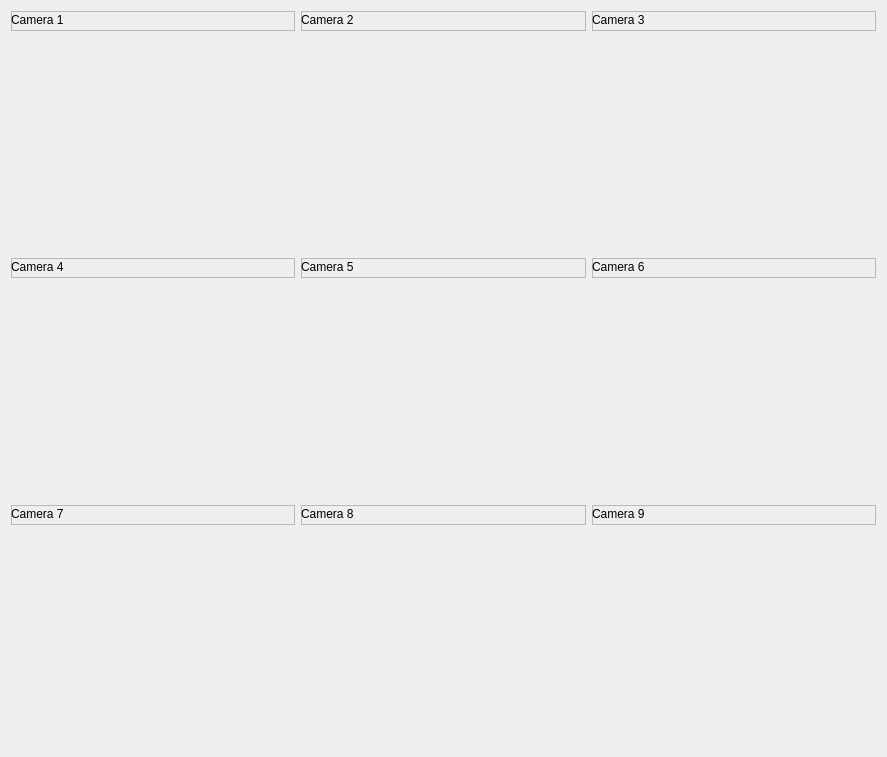
<?xml version="1.0" encoding="UTF-8"?>
<ui version="4.0">
 <class>gridCameraOption</class>
 <widget class="QWidget" name="gridCameraOption">
  <property name="geometry">
   <rect>
    <x>0</x>
    <y>0</y>
    <width>887</width>
    <height>757</height>
   </rect>
  </property>
  <property name="windowTitle">
   <string>Form</string>
  </property>
  <layout class="QGridLayout" name="gridLayout">
   <item row="0" column="0">
    <widget class="QFrame" name="frame">
     <property name="sizePolicy">
      <sizepolicy hsizetype="Preferred" vsizetype="Minimum">
       <horstretch>0</horstretch>
       <verstretch>0</verstretch>
      </sizepolicy>
     </property>
     <property name="minimumSize">
      <size>
       <width>0</width>
       <height>20</height>
      </size>
     </property>
     <property name="maximumSize">
      <size>
       <width>16777215</width>
       <height>20</height>
      </size>
     </property>
     <property name="frameShape">
      <enum>QFrame::StyledPanel</enum>
     </property>
     <property name="frameShadow">
      <enum>QFrame::Raised</enum>
     </property>
     <widget class="QLabel" name="label">
      <property name="geometry">
       <rect>
        <x>0</x>
        <y>0</y>
        <width>67</width>
        <height>17</height>
       </rect>
      </property>
      <property name="text">
       <string>Camera 1</string>
      </property>
     </widget>
    </widget>
   </item>
   <item row="0" column="1">
    <widget class="QFrame" name="frame_2">
     <property name="sizePolicy">
      <sizepolicy hsizetype="Preferred" vsizetype="Minimum">
       <horstretch>0</horstretch>
       <verstretch>0</verstretch>
      </sizepolicy>
     </property>
     <property name="minimumSize">
      <size>
       <width>0</width>
       <height>20</height>
      </size>
     </property>
     <property name="maximumSize">
      <size>
       <width>16777215</width>
       <height>20</height>
      </size>
     </property>
     <property name="frameShape">
      <enum>QFrame::StyledPanel</enum>
     </property>
     <property name="frameShadow">
      <enum>QFrame::Raised</enum>
     </property>
     <widget class="QLabel" name="label_2">
      <property name="geometry">
       <rect>
        <x>0</x>
        <y>0</y>
        <width>67</width>
        <height>17</height>
       </rect>
      </property>
      <property name="text">
       <string>Camera 2</string>
      </property>
     </widget>
    </widget>
   </item>
   <item row="0" column="2">
    <widget class="QFrame" name="frame_3">
     <property name="sizePolicy">
      <sizepolicy hsizetype="Preferred" vsizetype="Minimum">
       <horstretch>0</horstretch>
       <verstretch>0</verstretch>
      </sizepolicy>
     </property>
     <property name="minimumSize">
      <size>
       <width>0</width>
       <height>20</height>
      </size>
     </property>
     <property name="maximumSize">
      <size>
       <width>16777215</width>
       <height>20</height>
      </size>
     </property>
     <property name="frameShape">
      <enum>QFrame::StyledPanel</enum>
     </property>
     <property name="frameShadow">
      <enum>QFrame::Raised</enum>
     </property>
     <widget class="QLabel" name="label_3">
      <property name="geometry">
       <rect>
        <x>0</x>
        <y>0</y>
        <width>67</width>
        <height>17</height>
       </rect>
      </property>
      <property name="text">
       <string>Camera 3</string>
      </property>
     </widget>
    </widget>
   </item>
   <item row="1" column="0">
    <widget class="QWidget" name="widget" native="true">
     <property name="styleSheet">
      <string notr="true">border-image: url(:/images/images/iarc_floor.png);</string>
     </property>
    </widget>
   </item>
   <item row="1" column="1">
    <widget class="QWidget" name="widget_2" native="true">
     <property name="styleSheet">
      <string notr="true">border-image: url(:/images/images/iarc_floor.png);</string>
     </property>
    </widget>
   </item>
   <item row="1" column="2">
    <widget class="QWidget" name="widget_3" native="true">
     <property name="styleSheet">
      <string notr="true">border-image: url(:/images/images/iarc_floor.png);</string>
     </property>
    </widget>
   </item>
   <item row="2" column="0">
    <widget class="QFrame" name="frame_6">
     <property name="sizePolicy">
      <sizepolicy hsizetype="Preferred" vsizetype="Minimum">
       <horstretch>0</horstretch>
       <verstretch>0</verstretch>
      </sizepolicy>
     </property>
     <property name="minimumSize">
      <size>
       <width>0</width>
       <height>20</height>
      </size>
     </property>
     <property name="maximumSize">
      <size>
       <width>16777215</width>
       <height>20</height>
      </size>
     </property>
     <property name="frameShape">
      <enum>QFrame::StyledPanel</enum>
     </property>
     <property name="frameShadow">
      <enum>QFrame::Raised</enum>
     </property>
     <widget class="QLabel" name="label_4">
      <property name="geometry">
       <rect>
        <x>0</x>
        <y>0</y>
        <width>67</width>
        <height>17</height>
       </rect>
      </property>
      <property name="text">
       <string>Camera 4</string>
      </property>
     </widget>
    </widget>
   </item>
   <item row="2" column="1">
    <widget class="QFrame" name="frame_5">
     <property name="sizePolicy">
      <sizepolicy hsizetype="Preferred" vsizetype="Minimum">
       <horstretch>0</horstretch>
       <verstretch>0</verstretch>
      </sizepolicy>
     </property>
     <property name="minimumSize">
      <size>
       <width>0</width>
       <height>20</height>
      </size>
     </property>
     <property name="maximumSize">
      <size>
       <width>16777215</width>
       <height>20</height>
      </size>
     </property>
     <property name="frameShape">
      <enum>QFrame::StyledPanel</enum>
     </property>
     <property name="frameShadow">
      <enum>QFrame::Raised</enum>
     </property>
     <widget class="QLabel" name="label_5">
      <property name="geometry">
       <rect>
        <x>0</x>
        <y>0</y>
        <width>67</width>
        <height>17</height>
       </rect>
      </property>
      <property name="text">
       <string>Camera 5</string>
      </property>
     </widget>
    </widget>
   </item>
   <item row="2" column="2">
    <widget class="QFrame" name="frame_4">
     <property name="sizePolicy">
      <sizepolicy hsizetype="Preferred" vsizetype="Minimum">
       <horstretch>0</horstretch>
       <verstretch>0</verstretch>
      </sizepolicy>
     </property>
     <property name="minimumSize">
      <size>
       <width>0</width>
       <height>20</height>
      </size>
     </property>
     <property name="maximumSize">
      <size>
       <width>16777215</width>
       <height>20</height>
      </size>
     </property>
     <property name="frameShape">
      <enum>QFrame::StyledPanel</enum>
     </property>
     <property name="frameShadow">
      <enum>QFrame::Raised</enum>
     </property>
     <widget class="QLabel" name="label_6">
      <property name="geometry">
       <rect>
        <x>0</x>
        <y>0</y>
        <width>67</width>
        <height>17</height>
       </rect>
      </property>
      <property name="text">
       <string>Camera 6</string>
      </property>
     </widget>
    </widget>
   </item>
   <item row="3" column="0">
    <widget class="QWidget" name="widget_11" native="true">
     <property name="styleSheet">
      <string notr="true">border-image: url(:/images/images/iarc_floor.png);</string>
     </property>
    </widget>
   </item>
   <item row="3" column="1">
    <widget class="QWidget" name="widget_10" native="true">
     <property name="styleSheet">
      <string notr="true">border-image: url(:/images/images/iarc_floor.png);</string>
     </property>
    </widget>
   </item>
   <item row="3" column="2">
    <widget class="QWidget" name="widget_6" native="true">
     <property name="styleSheet">
      <string notr="true">border-image: url(:/images/images/iarc_floor.png);</string>
     </property>
    </widget>
   </item>
   <item row="4" column="0">
    <widget class="QFrame" name="frame_9">
     <property name="sizePolicy">
      <sizepolicy hsizetype="Preferred" vsizetype="Minimum">
       <horstretch>0</horstretch>
       <verstretch>0</verstretch>
      </sizepolicy>
     </property>
     <property name="minimumSize">
      <size>
       <width>0</width>
       <height>20</height>
      </size>
     </property>
     <property name="maximumSize">
      <size>
       <width>16777215</width>
       <height>20</height>
      </size>
     </property>
     <property name="frameShape">
      <enum>QFrame::StyledPanel</enum>
     </property>
     <property name="frameShadow">
      <enum>QFrame::Raised</enum>
     </property>
     <widget class="QLabel" name="label_7">
      <property name="geometry">
       <rect>
        <x>0</x>
        <y>0</y>
        <width>67</width>
        <height>17</height>
       </rect>
      </property>
      <property name="text">
       <string>Camera 7</string>
      </property>
     </widget>
    </widget>
   </item>
   <item row="4" column="1">
    <widget class="QFrame" name="frame_8">
     <property name="sizePolicy">
      <sizepolicy hsizetype="Preferred" vsizetype="Minimum">
       <horstretch>0</horstretch>
       <verstretch>0</verstretch>
      </sizepolicy>
     </property>
     <property name="minimumSize">
      <size>
       <width>0</width>
       <height>20</height>
      </size>
     </property>
     <property name="maximumSize">
      <size>
       <width>16777215</width>
       <height>20</height>
      </size>
     </property>
     <property name="frameShape">
      <enum>QFrame::StyledPanel</enum>
     </property>
     <property name="frameShadow">
      <enum>QFrame::Raised</enum>
     </property>
     <widget class="QLabel" name="label_8">
      <property name="geometry">
       <rect>
        <x>0</x>
        <y>0</y>
        <width>67</width>
        <height>17</height>
       </rect>
      </property>
      <property name="text">
       <string>Camera 8</string>
      </property>
     </widget>
    </widget>
   </item>
   <item row="4" column="2">
    <widget class="QFrame" name="frame_7">
     <property name="sizePolicy">
      <sizepolicy hsizetype="Preferred" vsizetype="Minimum">
       <horstretch>0</horstretch>
       <verstretch>0</verstretch>
      </sizepolicy>
     </property>
     <property name="minimumSize">
      <size>
       <width>0</width>
       <height>20</height>
      </size>
     </property>
     <property name="maximumSize">
      <size>
       <width>16777215</width>
       <height>20</height>
      </size>
     </property>
     <property name="frameShape">
      <enum>QFrame::StyledPanel</enum>
     </property>
     <property name="frameShadow">
      <enum>QFrame::Raised</enum>
     </property>
     <widget class="QLabel" name="label_9">
      <property name="geometry">
       <rect>
        <x>0</x>
        <y>0</y>
        <width>67</width>
        <height>17</height>
       </rect>
      </property>
      <property name="text">
       <string>Camera 9</string>
      </property>
     </widget>
    </widget>
   </item>
   <item row="5" column="0">
    <widget class="QWidget" name="widget_13" native="true">
     <property name="styleSheet">
      <string notr="true">border-image: url(:/images/images/iarc_floor.png);</string>
     </property>
    </widget>
   </item>
   <item row="5" column="1">
    <widget class="QWidget" name="widget_12" native="true">
     <property name="styleSheet">
      <string notr="true">border-image: url(:/images/images/iarc_floor.png);</string>
     </property>
    </widget>
   </item>
   <item row="5" column="2">
    <widget class="QWidget" name="widget_9" native="true">
     <property name="styleSheet">
      <string notr="true">border-image: url(:/images/images/iarc_floor.png);</string>
     </property>
    </widget>
   </item>
  </layout>
 </widget>
 <resources/>
 <connections/>
</ui>
